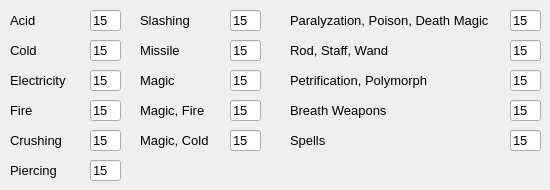
     <widget class="QWidget" name="tabSavingThrows">
      <attribute name="title">
       <string>Saving Throws</string>
      </attribute>
      <widget class="QLabel" name="labelDeath">
       <property name="geometry">
        <rect>
         <x>290</x>
         <y>10</y>
         <width>221</width>
         <height>21</height>
        </rect>
       </property>
       <property name="font">
        <font>
         <pointsize>10</pointsize>
        </font>
       </property>
       <property name="text">
        <string>Paralyzation, Poison, Death Magic</string>
       </property>
      </widget>
      <widget class="QLabel" name="labelWand">
       <property name="geometry">
        <rect>
         <x>290</x>
         <y>40</y>
         <width>221</width>
         <height>21</height>
        </rect>
       </property>
       <property name="font">
        <font>
         <pointsize>10</pointsize>
        </font>
       </property>
       <property name="text">
        <string>Rod, Staff, Wand</string>
       </property>
      </widget>
      <widget class="QLabel" name="labelPetrification">
       <property name="geometry">
        <rect>
         <x>290</x>
         <y>70</y>
         <width>221</width>
         <height>21</height>
        </rect>
       </property>
       <property name="font">
        <font>
         <pointsize>10</pointsize>
        </font>
       </property>
       <property name="text">
        <string>Petrification, Polymorph</string>
       </property>
      </widget>
      <widget class="QLabel" name="labelBreath">
       <property name="geometry">
        <rect>
         <x>290</x>
         <y>100</y>
         <width>221</width>
         <height>21</height>
        </rect>
       </property>
       <property name="font">
        <font>
         <pointsize>10</pointsize>
        </font>
       </property>
       <property name="text">
        <string>Breath Weapons</string>
       </property>
      </widget>
      <widget class="QLabel" name="labelSpells">
       <property name="geometry">
        <rect>
         <x>290</x>
         <y>130</y>
         <width>221</width>
         <height>21</height>
        </rect>
       </property>
       <property name="font">
        <font>
         <pointsize>10</pointsize>
        </font>
       </property>
       <property name="text">
        <string>Spells</string>
       </property>
      </widget>
      <widget class="QLineEdit" name="lineDeath">
       <property name="geometry">
        <rect>
         <x>510</x>
         <y>10</y>
         <width>31</width>
         <height>21</height>
        </rect>
       </property>
       <property name="font">
        <font>
         <pointsize>10</pointsize>
        </font>
       </property>
       <property name="text">
        <string>15</string>
       </property>
       <property name="maxLength">
        <number>2</number>
       </property>
      </widget>
      <widget class="QLineEdit" name="lineWand">
       <property name="geometry">
        <rect>
         <x>510</x>
         <y>40</y>
         <width>31</width>
         <height>21</height>
        </rect>
       </property>
       <property name="font">
        <font>
         <pointsize>10</pointsize>
        </font>
       </property>
       <property name="text">
        <string>15</string>
       </property>
       <property name="maxLength">
        <number>2</number>
       </property>
      </widget>
      <widget class="QLineEdit" name="linePetrification">
       <property name="geometry">
        <rect>
         <x>510</x>
         <y>70</y>
         <width>31</width>
         <height>21</height>
        </rect>
       </property>
       <property name="font">
        <font>
         <pointsize>10</pointsize>
        </font>
       </property>
       <property name="text">
        <string>15</string>
       </property>
       <property name="maxLength">
        <number>2</number>
       </property>
      </widget>
      <widget class="QLineEdit" name="lineBreath">
       <property name="geometry">
        <rect>
         <x>510</x>
         <y>100</y>
         <width>31</width>
         <height>21</height>
        </rect>
       </property>
       <property name="font">
        <font>
         <pointsize>10</pointsize>
        </font>
       </property>
       <property name="text">
        <string>15</string>
       </property>
       <property name="maxLength">
        <number>2</number>
       </property>
      </widget>
      <widget class="QLineEdit" name="lineSpells">
       <property name="geometry">
        <rect>
         <x>510</x>
         <y>130</y>
         <width>31</width>
         <height>21</height>
        </rect>
       </property>
       <property name="font">
        <font>
         <pointsize>10</pointsize>
        </font>
       </property>
       <property name="text">
        <string>15</string>
       </property>
       <property name="maxLength">
        <number>2</number>
       </property>
      </widget>
      <widget class="QLabel" name="labelMagicFire">
       <property name="geometry">
        <rect>
         <x>140</x>
         <y>100</y>
         <width>81</width>
         <height>21</height>
        </rect>
       </property>
       <property name="font">
        <font>
         <pointsize>10</pointsize>
        </font>
       </property>
       <property name="text">
        <string>Magic, Fire</string>
       </property>
      </widget>
      <widget class="QLabel" name="labelElectricity">
       <property name="geometry">
        <rect>
         <x>10</x>
         <y>70</y>
         <width>71</width>
         <height>21</height>
        </rect>
       </property>
       <property name="font">
        <font>
         <pointsize>10</pointsize>
        </font>
       </property>
       <property name="text">
        <string>Electricity</string>
       </property>
      </widget>
      <widget class="QLineEdit" name="lineSlashing">
       <property name="geometry">
        <rect>
         <x>230</x>
         <y>10</y>
         <width>31</width>
         <height>21</height>
        </rect>
       </property>
       <property name="font">
        <font>
         <pointsize>10</pointsize>
        </font>
       </property>
       <property name="text">
        <string>15</string>
       </property>
       <property name="maxLength">
        <number>3</number>
       </property>
      </widget>
      <widget class="QLineEdit" name="lineMagicCold">
       <property name="geometry">
        <rect>
         <x>230</x>
         <y>130</y>
         <width>31</width>
         <height>21</height>
        </rect>
       </property>
       <property name="font">
        <font>
         <pointsize>10</pointsize>
        </font>
       </property>
       <property name="text">
        <string>15</string>
       </property>
       <property name="maxLength">
        <number>3</number>
       </property>
      </widget>
      <widget class="QLabel" name="labelFire">
       <property name="geometry">
        <rect>
         <x>10</x>
         <y>100</y>
         <width>71</width>
         <height>21</height>
        </rect>
       </property>
       <property name="font">
        <font>
         <pointsize>10</pointsize>
        </font>
       </property>
       <property name="text">
        <string>Fire</string>
       </property>
      </widget>
      <widget class="QLineEdit" name="lineMissile">
       <property name="geometry">
        <rect>
         <x>230</x>
         <y>40</y>
         <width>31</width>
         <height>21</height>
        </rect>
       </property>
       <property name="font">
        <font>
         <pointsize>10</pointsize>
        </font>
       </property>
       <property name="text">
        <string>15</string>
       </property>
       <property name="maxLength">
        <number>3</number>
       </property>
      </widget>
      <widget class="QLabel" name="labelMagicCold">
       <property name="geometry">
        <rect>
         <x>140</x>
         <y>130</y>
         <width>81</width>
         <height>21</height>
        </rect>
       </property>
       <property name="font">
        <font>
         <pointsize>10</pointsize>
        </font>
       </property>
       <property name="text">
        <string>Magic, Cold</string>
       </property>
      </widget>
      <widget class="QLineEdit" name="lineCrushing">
       <property name="geometry">
        <rect>
         <x>90</x>
         <y>130</y>
         <width>31</width>
         <height>21</height>
        </rect>
       </property>
       <property name="font">
        <font>
         <pointsize>10</pointsize>
        </font>
       </property>
       <property name="text">
        <string>15</string>
       </property>
       <property name="maxLength">
        <number>3</number>
       </property>
      </widget>
      <widget class="QLineEdit" name="lineAcid">
       <property name="geometry">
        <rect>
         <x>90</x>
         <y>10</y>
         <width>31</width>
         <height>21</height>
        </rect>
       </property>
       <property name="font">
        <font>
         <pointsize>10</pointsize>
        </font>
       </property>
       <property name="text">
        <string>15</string>
       </property>
       <property name="maxLength">
        <number>3</number>
       </property>
      </widget>
      <widget class="QLineEdit" name="linePiercing">
       <property name="geometry">
        <rect>
         <x>90</x>
         <y>160</y>
         <width>31</width>
         <height>21</height>
        </rect>
       </property>
       <property name="font">
        <font>
         <pointsize>10</pointsize>
        </font>
       </property>
       <property name="text">
        <string>15</string>
       </property>
       <property name="maxLength">
        <number>3</number>
       </property>
      </widget>
      <widget class="QLineEdit" name="lineMagicFire">
       <property name="geometry">
        <rect>
         <x>230</x>
         <y>100</y>
         <width>31</width>
         <height>21</height>
        </rect>
       </property>
       <property name="font">
        <font>
         <pointsize>10</pointsize>
        </font>
       </property>
       <property name="text">
        <string>15</string>
       </property>
       <property name="maxLength">
        <number>3</number>
       </property>
      </widget>
      <widget class="QLabel" name="labelPiercing">
       <property name="geometry">
        <rect>
         <x>10</x>
         <y>160</y>
         <width>71</width>
         <height>21</height>
        </rect>
       </property>
       <property name="font">
        <font>
         <pointsize>10</pointsize>
        </font>
       </property>
       <property name="text">
        <string>Piercing</string>
       </property>
      </widget>
      <widget class="QLabel" name="labelAcid">
       <property name="geometry">
        <rect>
         <x>10</x>
         <y>10</y>
         <width>71</width>
         <height>21</height>
        </rect>
       </property>
       <property name="font">
        <font>
         <pointsize>10</pointsize>
        </font>
       </property>
       <property name="text">
        <string>Acid</string>
       </property>
      </widget>
      <widget class="QLabel" name="labelCold">
       <property name="geometry">
        <rect>
         <x>10</x>
         <y>40</y>
         <width>71</width>
         <height>21</height>
        </rect>
       </property>
       <property name="font">
        <font>
         <pointsize>10</pointsize>
        </font>
       </property>
       <property name="text">
        <string>Cold</string>
       </property>
      </widget>
      <widget class="QLineEdit" name="lineCold">
       <property name="geometry">
        <rect>
         <x>90</x>
         <y>40</y>
         <width>31</width>
         <height>21</height>
        </rect>
       </property>
       <property name="font">
        <font>
         <pointsize>10</pointsize>
        </font>
       </property>
       <property name="text">
        <string>15</string>
       </property>
       <property name="maxLength">
        <number>3</number>
       </property>
      </widget>
      <widget class="QLabel" name="labelMagic">
       <property name="geometry">
        <rect>
         <x>140</x>
         <y>70</y>
         <width>81</width>
         <height>21</height>
        </rect>
       </property>
       <property name="font">
        <font>
         <pointsize>10</pointsize>
        </font>
       </property>
       <property name="text">
        <string>Magic</string>
       </property>
      </widget>
      <widget class="QLabel" name="labelSlashing">
       <property name="geometry">
        <rect>
         <x>140</x>
         <y>10</y>
         <width>81</width>
         <height>21</height>
        </rect>
       </property>
       <property name="font">
        <font>
         <pointsize>10</pointsize>
        </font>
       </property>
       <property name="text">
        <string>Slashing</string>
       </property>
      </widget>
      <widget class="QLabel" name="labelMissile">
       <property name="geometry">
        <rect>
         <x>140</x>
         <y>40</y>
         <width>81</width>
         <height>21</height>
        </rect>
       </property>
       <property name="font">
        <font>
         <pointsize>10</pointsize>
        </font>
       </property>
       <property name="text">
        <string>Missile</string>
       </property>
      </widget>
      <widget class="QLineEdit" name="lineMagic">
       <property name="geometry">
        <rect>
         <x>230</x>
         <y>70</y>
         <width>31</width>
         <height>21</height>
        </rect>
       </property>
       <property name="font">
        <font>
         <pointsize>10</pointsize>
        </font>
       </property>
       <property name="text">
        <string>15</string>
       </property>
       <property name="maxLength">
        <number>3</number>
       </property>
      </widget>
      <widget class="QLabel" name="labelCrushing">
       <property name="geometry">
        <rect>
         <x>10</x>
         <y>130</y>
         <width>71</width>
         <height>21</height>
        </rect>
       </property>
       <property name="font">
        <font>
         <pointsize>10</pointsize>
        </font>
       </property>
       <property name="text">
        <string>Crushing</string>
       </property>
      </widget>
      <widget class="QLineEdit" name="lineFire">
       <property name="geometry">
        <rect>
         <x>90</x>
         <y>100</y>
         <width>31</width>
         <height>21</height>
        </rect>
       </property>
       <property name="font">
        <font>
         <pointsize>10</pointsize>
        </font>
       </property>
       <property name="text">
        <string>15</string>
       </property>
       <property name="maxLength">
        <number>3</number>
       </property>
      </widget>
      <widget class="QLineEdit" name="lineElectricity">
       <property name="geometry">
        <rect>
         <x>90</x>
         <y>70</y>
         <width>31</width>
         <height>21</height>
        </rect>
       </property>
       <property name="font">
        <font>
         <pointsize>10</pointsize>
        </font>
       </property>
       <property name="text">
        <string>15</string>
       </property>
       <property name="maxLength">
        <number>3</number>
       </property>
      </widget>
     </widget>
